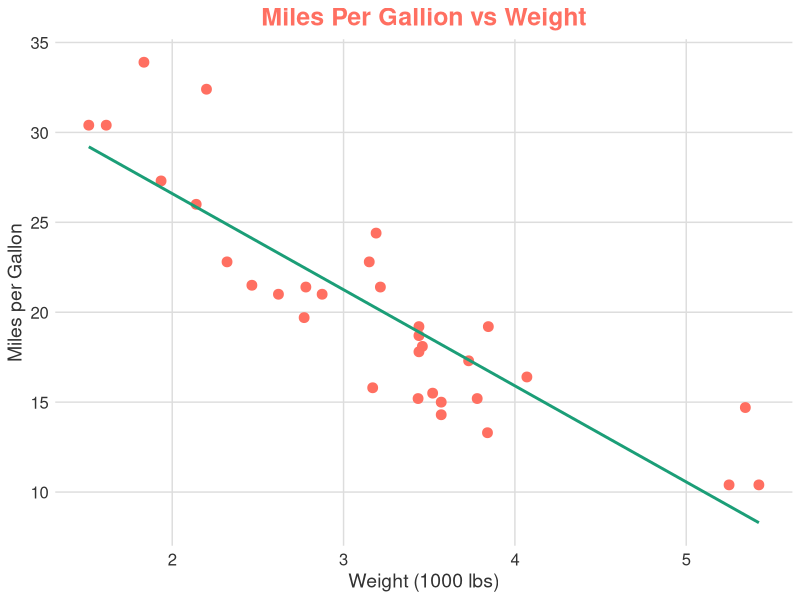
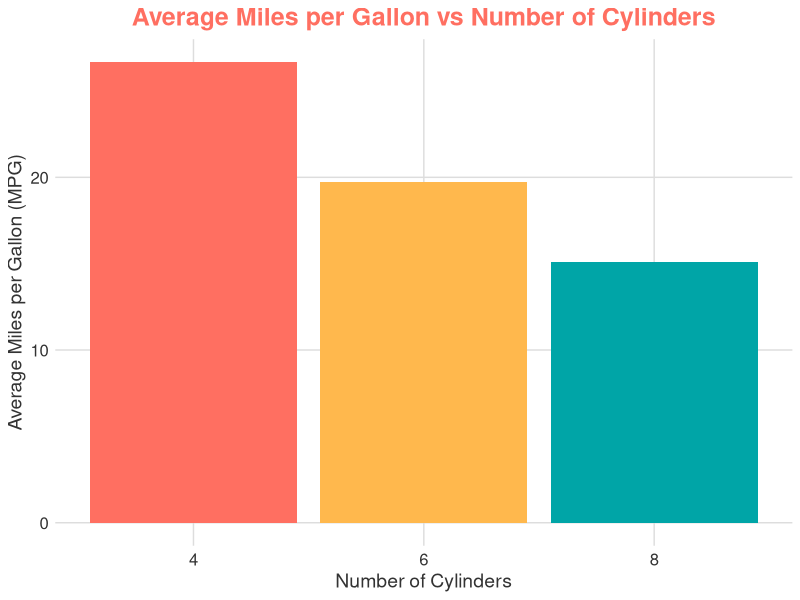

Generate these figures, in order, with R:
## ---- chunk 1
# Load necessary library
library(dplyr)

# Rename columns 
mtcars_renamed <- mtcars %>%
  rename(
    Miles_per_Gallon = mpg,
    Cylinders = cyl,
    Displacement = disp,
    Horsepower = hp,
    Rear_Axle_Ratio = drat,
    Weight = wt,
    Quarter_Mile_Time = qsec,
    Engine_Shape = vs,
    Transmission = am,
    Gears = gear,
    Carburetors = carb
  )

# Generate summary statistics
summary_table <- mtcars_renamed %>%
  summarise(across(everything(), list(mean = mean, sd = sd)))
## ---- chunk 2
# Display table using knitr
knitr::kable(summary_table, format = "html", table.attr = "class='styled-table'")
## ---- chunk 3
# Load necessary library
library(ggplot2)

# Generate the plot
ggplot(mtcars, aes(x = wt, y = mpg)) +
  geom_point(color = "#FF6F61", size = 3) +
  geom_smooth(method = "lm", color = "#1B9E77", se = FALSE) +
  theme_minimal() +
  labs(title = "Miles Per Gallion vs Weight",
       x = "Weight (1000 lbs)",
       y = "Miles per Gallon") +
  theme(
    plot.title = element_text(size = 18, face = "bold", color = "#FF6F61", hjust = 0.5),
    axis.title = element_text(size = 14, color = "#333"),
    axis.text = element_text(size = 12, color = "#333"),
    axis.ticks = element_blank(),
    panel.grid.major = element_line(color = "#ddd"),
    panel.grid.minor = element_blank()
  )
## ---- chunk 4
# Generate the bar chart: Cylinders vs. Miles per Gallon (MPG)
ggplot(mtcars_renamed, aes(x = factor(Cylinders), y = Miles_per_Gallon, fill = factor(Cylinders))) +
  geom_bar(stat = "summary", fun = "mean", position = "dodge", show.legend = FALSE) +
  scale_fill_manual(values = c("#FF6F61", "#FFB84D", "#00A5A7", "#FFD700", "#1B9E77")) +
  theme_minimal() +
  labs(
    title = "Average Miles per Gallon vs Number of Cylinders",
    x = "Number of Cylinders",
    y = "Average Miles per Gallon (MPG)"
  ) +
  theme(
    plot.title = element_text(size = 18, face = "bold", color = "#FF6F61", hjust = 0.5),
    axis.title = element_text(size = 14, color = "#333"),
    axis.text = element_text(size = 12, color = "#333"),
    axis.ticks = element_blank(),
    panel.grid.major = element_line(color = "#ddd"),
    panel.grid.minor = element_blank()
  )
